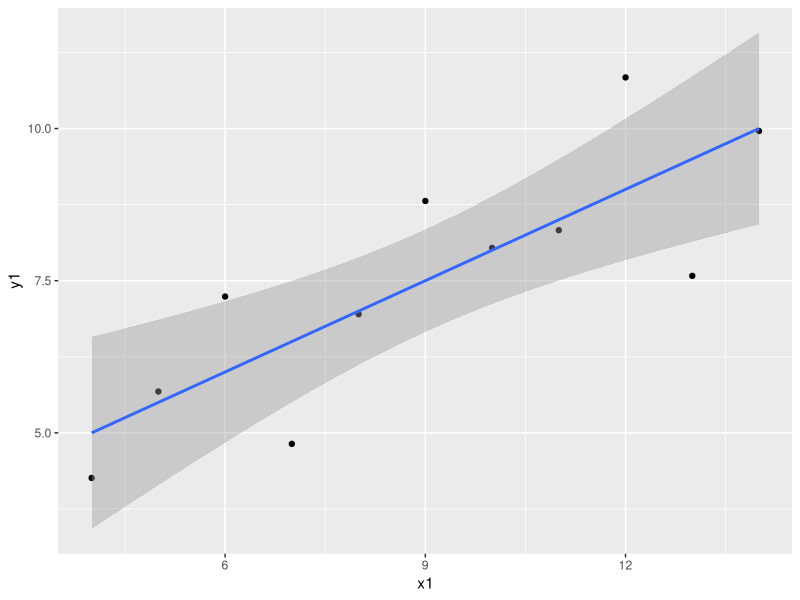
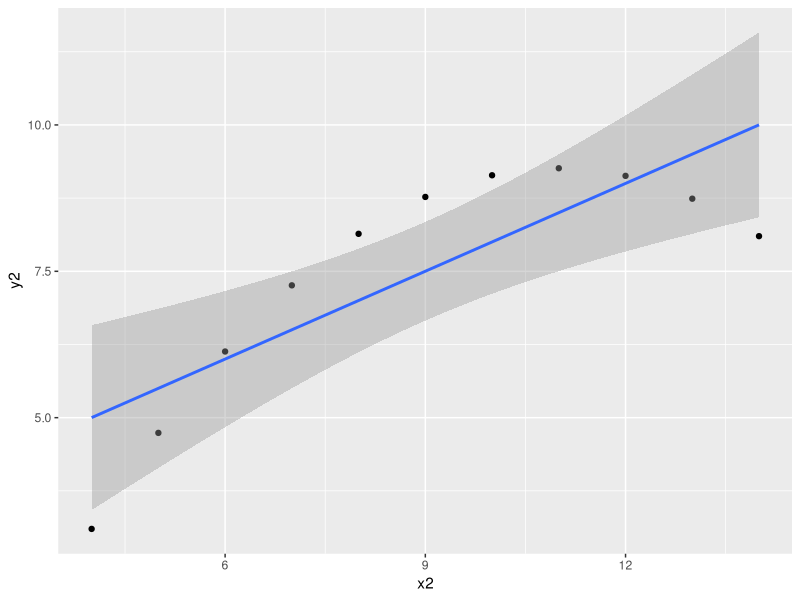
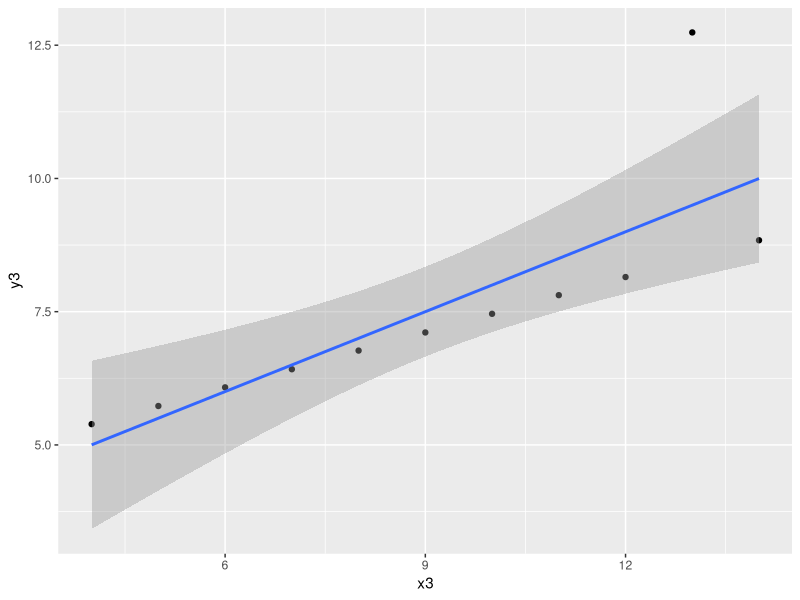
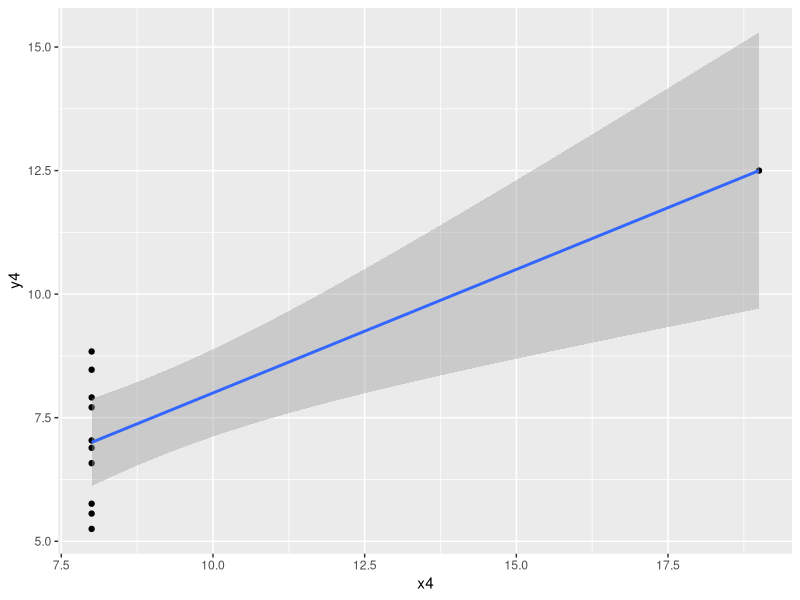
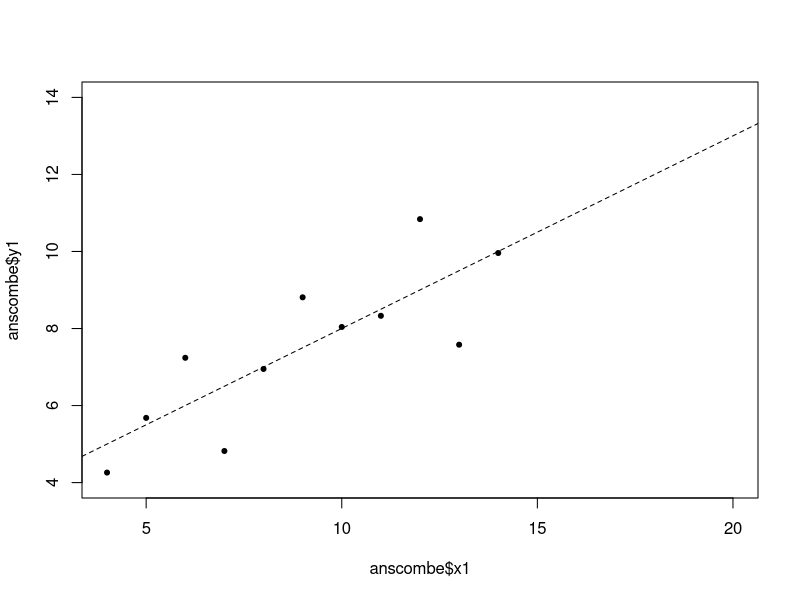
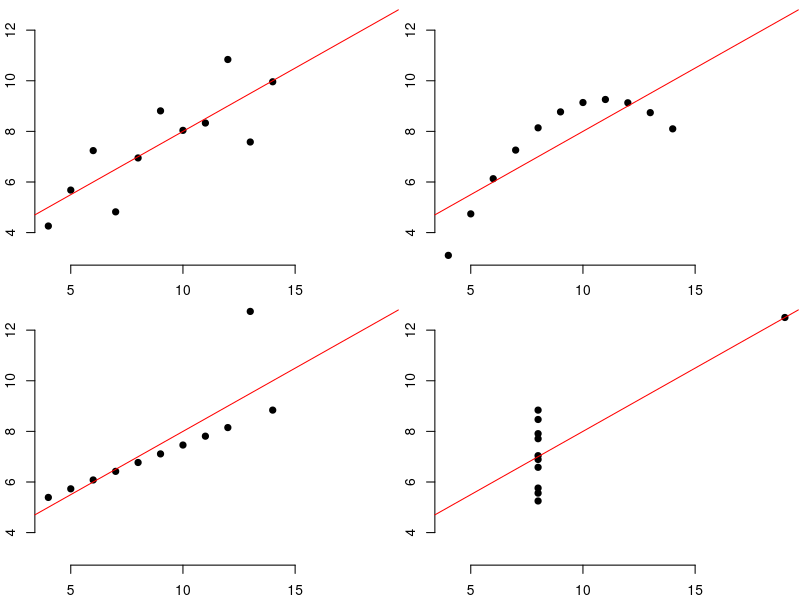
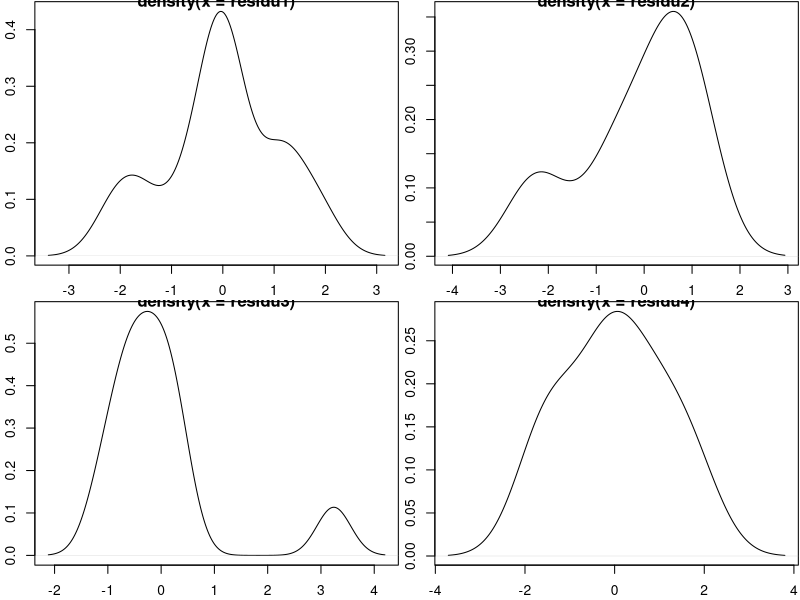
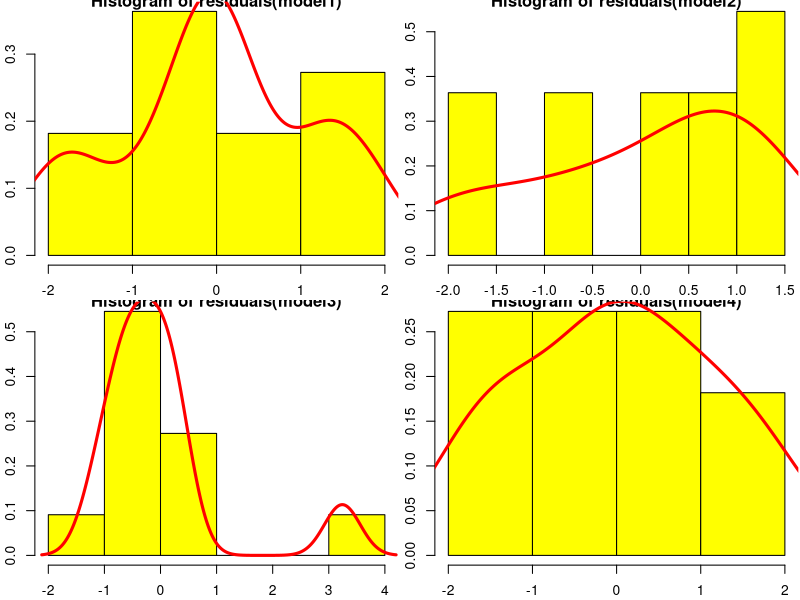

Recreate these plots in R, in order.
library(ggplot2)
library(dplyr)
anscombe <- datasets::anscombe
anscombe
summary((anscombe))

model1 <-  lm(y1 ~ x1, data = anscombe)
apply(anscombe[,1:4],2,mean)
apply(anscombe[,1:4],2,var)
apply(anscombe[,5:8],2,mean)
apply(anscombe[,5:8],2,var)
cor(anscombe)[1:4,5:8]
diag(cor(anscombe)[1:4,5:8])
summary(model1)
predict(model1)

model2 <-  lm(y2 ~ x2, data = anscombe)
summary(model2)
model3 <-  lm(y3 ~ x3, data = anscombe)
summary(model3)
model4 <-  lm(y4 ~ x4[!is.na(x4)], data = anscombe)
summary(model4)
anscombe%>%ggplot(aes(x1, y1)) +
  geom_point() +
  geom_smooth(method = 'lm', fullrange = T)

anscombe%>%ggplot(aes(x2, y2)) +
  geom_point() +
  geom_smooth(method = 'lm', fullrange = T)

anscombe%>%ggplot(aes(x3, y3)) +
  geom_point() +
  geom_smooth(method = 'lm', fullrange = T)

anscombe%>%ggplot(aes(x4, y4)) +
  geom_point() +
  geom_smooth(method = 'lm')



plot(anscombe$x1, anscombe$y1,
     xlim = c(4, 20),
     ylim = c(4, 14), pch = 20)
abline(lm(anscombe$y1 ~ anscombe$x1), lty = 2)

par(mfrow = c(2, 2), mar = c(2, 2, 0, 0)+.1)
f <- function(df) {
  names(df) = c("x", "y")
  m = lm(y ~ x, data = df)
  plot(y ~ x, data = df, pch = 19, bty = "n", 
       xlim = range(anscombe[,1:4]),
       ylim = range(anscombe[,5:8]))
  abline(m, col = "red")
}
for (i in 1:4) {
  f(anscombe[,paste(c("x", "y"), i, sep = "")])
}

residu1 <-  rstudent(model1)   
residu1
plot(density(residu1))
residu2 <-  rstudent(model2)   
plot(density(residu2))
residu3 <-  residuals(model3)   
plot(density(residu3))
residu4 <-  residuals(model4)   
residu4
plot(density(residu4))

residuals(model1)

densite <- density(residuals(model1))
densite
hist(residuals(model1),col="yellow",freq=F)
lines(densite, col = "red",lwd=3)

densite <- density(residuals(model2))
densite
hist(residuals(model2),col="yellow",freq=F)
lines(densite, col = "red",lwd=3)

densite <- density(residuals(model3))
densite
hist(residuals(model3),col="yellow",freq=F)
lines(densite, col = "red",lwd=3)

densite <- density(residuals(model4))
densite
hist(residuals(model4),col="yellow",freq=F)
lines(densite, col = "red",lwd=3)

